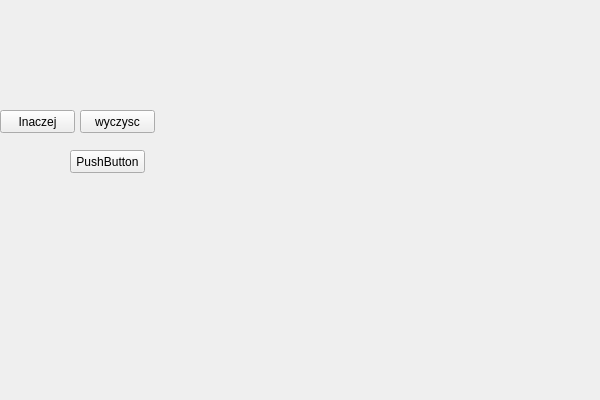
<?xml version="1.0" encoding="UTF-8"?>
<ui version="4.0">
 <class>MainWindow</class>
 <widget class="QMainWindow" name="MainWindow">
  <property name="geometry">
   <rect>
    <x>0</x>
    <y>0</y>
    <width>600</width>
    <height>400</height>
   </rect>
  </property>
  <property name="windowTitle">
   <string>MainWindow</string>
  </property>
  <widget class="QWidget" name="centralWidget">
   <widget class="QPushButton" name="pushButton">
    <property name="geometry">
     <rect>
      <x>0</x>
      <y>110</y>
      <width>75</width>
      <height>23</height>
     </rect>
    </property>
    <property name="text">
     <string>Inaczej</string>
    </property>
   </widget>
   <widget class="QPushButton" name="pushButton_2">
    <property name="geometry">
     <rect>
      <x>80</x>
      <y>110</y>
      <width>75</width>
      <height>23</height>
     </rect>
    </property>
    <property name="text">
     <string>wyczysc</string>
    </property>
   </widget>
   <widget class="QPushButton" name="pushButton_3">
    <property name="geometry">
     <rect>
      <x>70</x>
      <y>150</y>
      <width>75</width>
      <height>23</height>
     </rect>
    </property>
    <property name="text">
     <string>PushButton</string>
    </property>
   </widget>
  </widget>
  <widget class="QMenuBar" name="menuBar">
   <property name="geometry">
    <rect>
     <x>0</x>
     <y>0</y>
     <width>600</width>
     <height>22</height>
    </rect>
   </property>
  </widget>
 </widget>
 <layoutdefault spacing="6" margin="11"/>
 <resources/>
 <connections>
  <connection>
   <sender>pushButton_2</sender>
   <signal>clicked()</signal>
   <receiver>MainWindow</receiver>
   <slot>close()</slot>
   <hints>
    <hint type="sourcelabel">
     <x>117</x>
     <y>143</y>
    </hint>
    <hint type="destinationlabel">
     <x>299</x>
     <y>199</y>
    </hint>
   </hints>
  </connection>
 </connections>
</ui>
